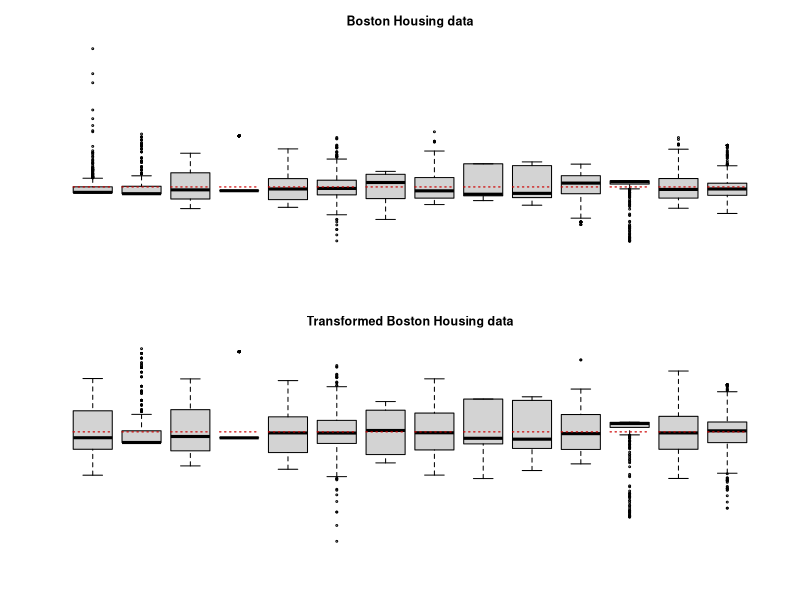

Write the R code that produced this figure.

# clear variables and close windows
rm(list = ls(all = TRUE))
graphics.off()

# load data
x  = read.table("bostonh.dat")
zz = x
i  = 1

while (i <= 14) {
    zz[, i] = (x[, i] - mean(x[, i]))/(sqrt(var(x[, i])))
    i = i + 1
}

xt = cbind(log(x[, 1]), x[, 2], x[, 3], x[, 4], log(x[, 5]), log(x[, 6]), (x[, 
    7]^(2.5)), log(x[, 8]), log(x[, 9]), log(x[, 10]), exp(0.4 * x[, 11]), x[, 
    12], sqrt(x[, 13]), log(x[, 14]))

tt = x
i  = 1

while (i <= 14) {
    tt[, i] = (xt[, i] - mean(xt[, i]))/(sqrt(var(xt[, i])))
    i = i + 1
}

# plot
par(mfrow = c(2, 1), ask = FALSE, cex = 0.5)
boxplot(zz, at = 1:14, axes = FALSE, main = "Boston Housing data", cex.main = 1.5)

for (i in 1:14) {
    lines(c(i - 0.4, i + 0.4), c(mean(zz[, i]), mean(zz[, i])), col = "red3", lty = "dotted", 
        lwd = 1.2)
}

boxplot(tt, at = 1:14, axes = FALSE, main = "Transformed Boston Housing data", 
    cex.main = 1.5)

for (i in 1:14) {
    lines(c(i - 0.4, i + 0.4), c(mean(tt[, i]), mean(tt[, i])), col = "red3", lty = "dotted", 
        lwd = 1.2)
}
